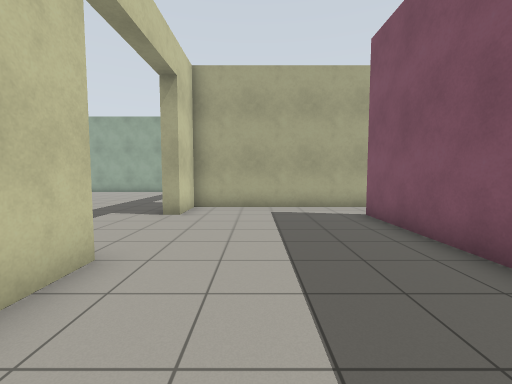
view 1 (above)

21 first-person views from a walk through a robot-simulator world made for Gazebo. The camera is 1.2 m above the floor, tilts 4° down and sees 90° across. The floor is counted in squares, 1 m on a side. Each view is taken from the middle of a square. On the plan, view 1 faces up. The plan holds only what a view shows up to about 12 squares ahead; the rest is blank. The place goes on beyond the plan. Robots are left out.

view 2
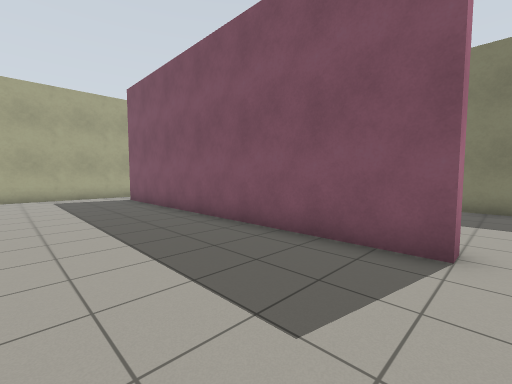

view 3
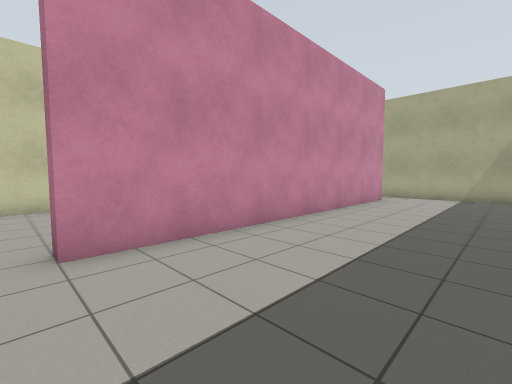

view 4
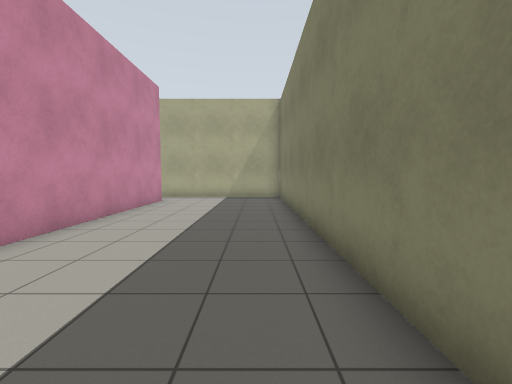

view 5
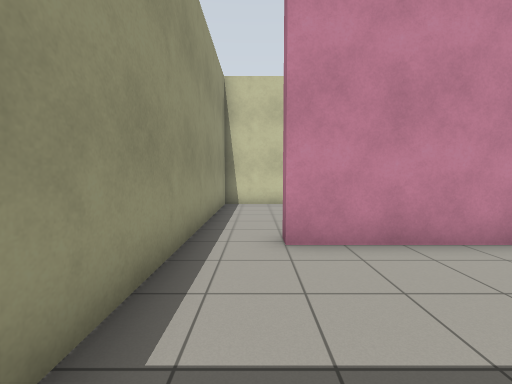

view 6
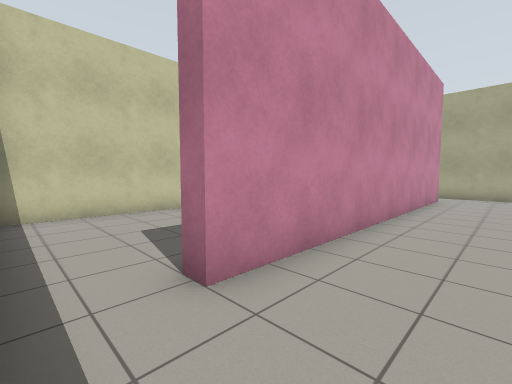

view 7
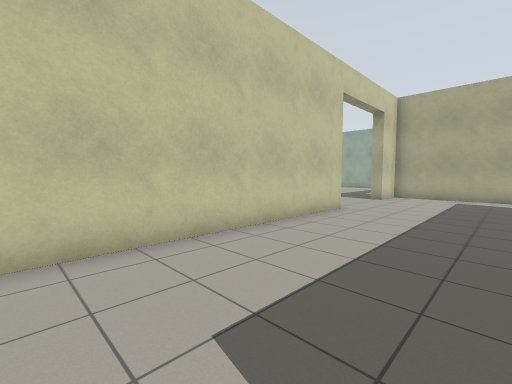

view 8
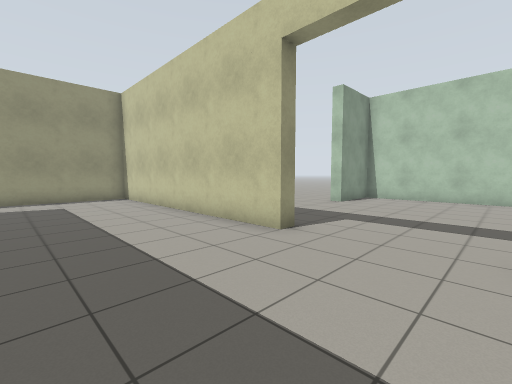

view 9
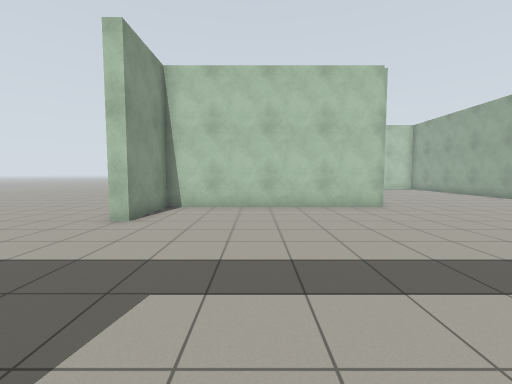

view 10
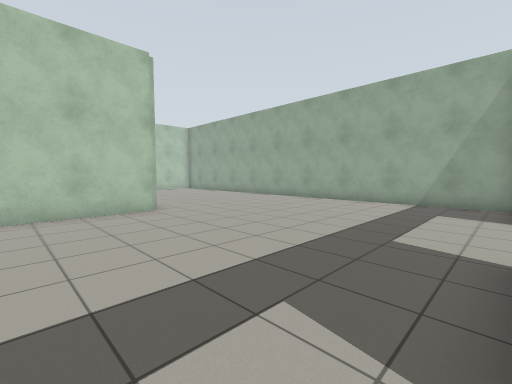

view 11
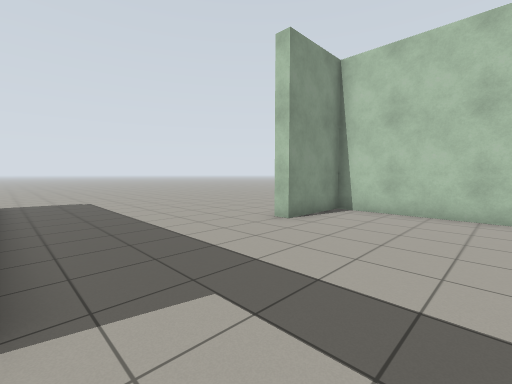

view 12
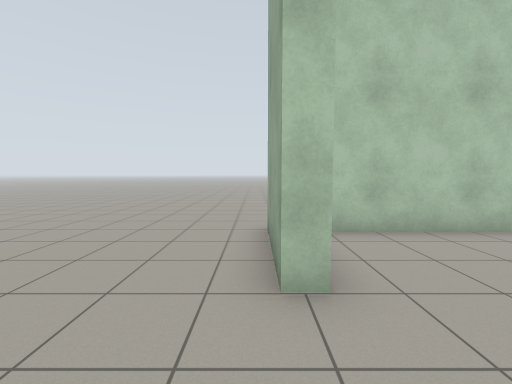

view 13
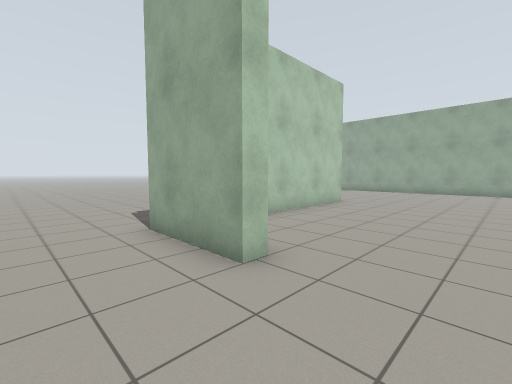

view 14
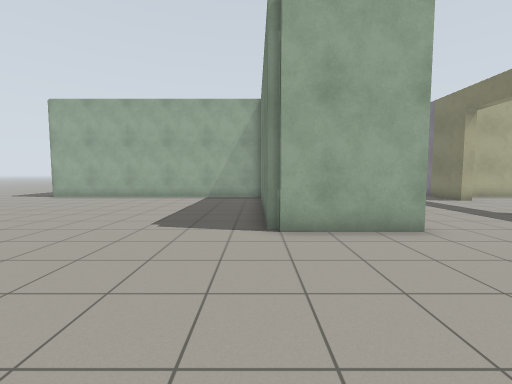

view 15
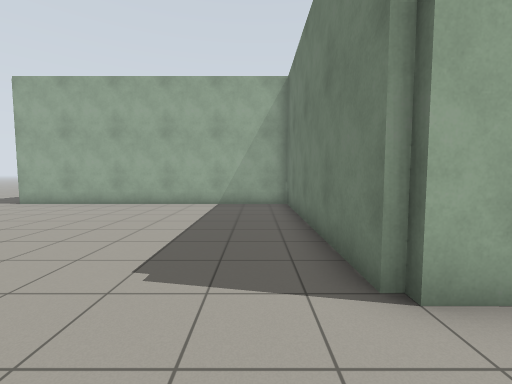

view 16
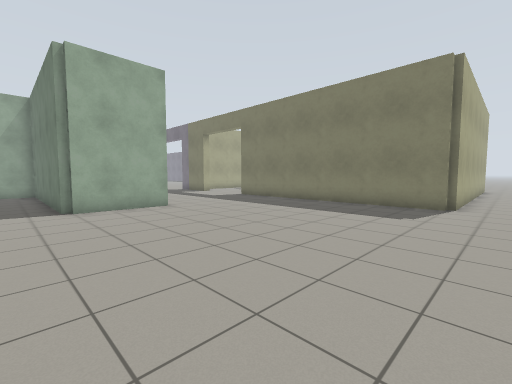

view 17
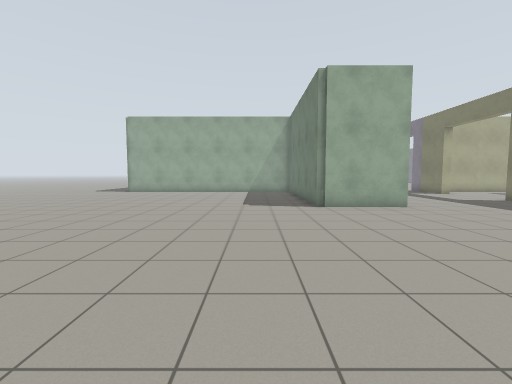

view 18
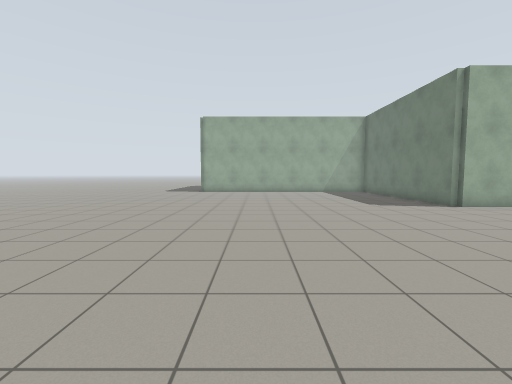

view 19
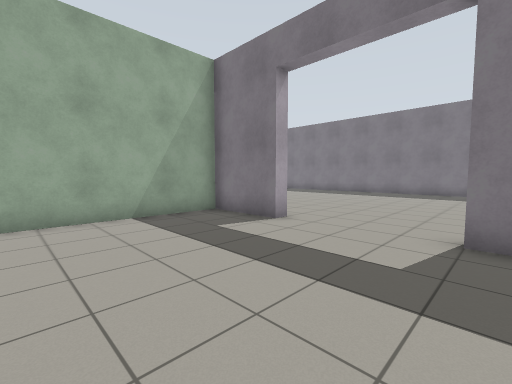

view 20
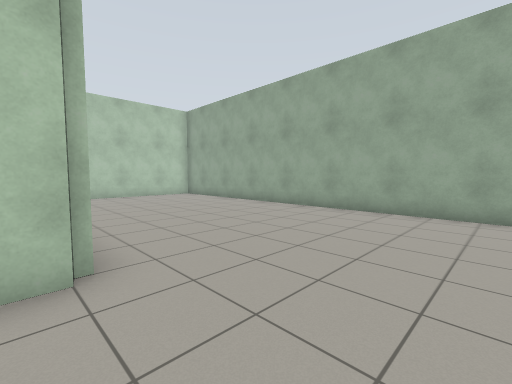

view 21
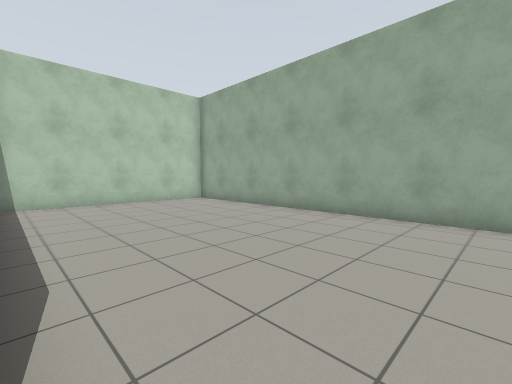

### Floor plan
Points are (right, up) in squares from view 1. A wall is a line through its corners. A room is listed if a view was taken in it or the views show most of it. See-through windows are left out.
Room 1 (views 1, 2, 3, 4, 5, 6, 7, 8)
walls: (-2.2, 2.5) (-2.2, -6.2) (6.9, -6.3); (9.3, -5.1) (9.3, 7.9); (8.1, 9.2) (-2.2, 9.2) (-2.2, 7.5)
ways out: opening at (-1.3, 4.5) to room 2
objects: magenta box (3, -4) to (3, 7)
Room 2 (views 9, 10, 11, 12, 13, 14, 15, 16, 17, 18, 19, 20, 21)
walls: (-11.2, 9.6) (-11.2, 1.8) (-8.5, 1.8) (-8.5, 1.2) (-11.7, 1.3) (-11.7, 9.3) (-22.5, 9.3); (-2.8, 3.5) (-2.2, 3.5) (-2.2, 2.5); (-2.2, 7.5) (-2.7, 7.5) (-2.7, 8.1); (-2.7, 9.9) (-2.7, 10.5); (-2.1, 14.5) (-2.7, 14.5) (-2.7, 17.2) (-14, 17.3); (-22.2, 15.9) (-22.2, 9.9); (2.7, -6.8) (-2.7, -6.8) (-2.7, -1.1)
ways out: opening at (-1.3, 4.5) to room 1

Positions as (right, up) in squares from view 1, and headings:
1: (0, 0), facing up
2: (-1, -5), facing up-right
3: (8, -5), facing up-left
4: (8, -4), facing up
5: (8, -5), facing left
6: (6, -6), facing up-left
7: (2, -5), facing up-left
8: (2, 7), facing down-left
9: (-2, 5), facing left
10: (-3, 6), facing up-left
11: (-3, 6), facing down-left
12: (-6, 1), facing left
13: (-6, -1), facing up-left
14: (-12, -4), facing up
15: (-13, -1), facing up
16: (-13, -8), facing up-right
17: (-14, -8), facing up
18: (-19, -8), facing up
19: (-8, 10), facing up-right
20: (-8, 9), facing up-left
21: (-11, 10), facing up-left
